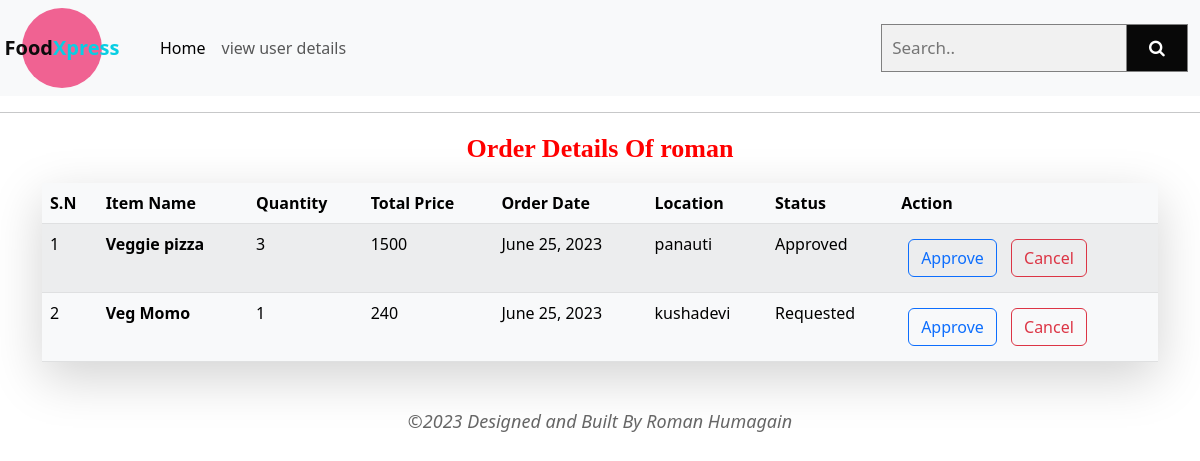
Screenshot of /recipe/userOrder/13/ with the database file from the repository.
### Customer/models.py (models this page shows, shortened)
class Order(models.Model):
    order_item = models.CharField(max_length=100)
    order_date = models.DateField(default=django.utils.timezone.now)
    user = models.ForeignKey(User, on_delete=models.CASCADE, null=True)
    recipe = models.ForeignKey(Recipe , on_delete=models.CASCADE , null=True)
    order_quantity = models.IntegerField()
    order_status = models.CharField(max_length=100, default="Requested")
    total_price = models.IntegerField()
    address = models.CharField(max_length=200, null=True)

### Food/views.py (the view)
# urls.py: path('userOrder/<int:uid>/', user_order , name='userOrder'),
def user_order(request , uid):
    user = User.objects.get(id = uid)
    order = Order.objects.filter(user = user)
    search = request.GET.get('search')
    if search:
        order = order.filter(order_item__icontains = search)
    context = {'orderData':order , 'user':user , 'uid':uid}
    if not order:
        context['error_message']='No order Items Found'
    return render(request , 'orderDetails.html' , context)

### Food/templates/orderDetails.html (shortened to what this page needs)
<!DOCTYPE html>
<html lang="en">
<head>
  <link href="https://cdn.jsdelivr.net/npm/bootstrap@5.3.0/dist/css/bootstrap.min.css" rel="stylesheet">
  <link rel="stylesheet" href="https://cdnjs.cloudflare.com/ajax/libs/font-awesome/4.7.0/css/font-awesome.min.css">
</head>
<body>
  <nav class="navbar navbar-expand-lg bg-body-tertiary">
    <div class="container-fluid">
      <div class="logo">
        <span class="logo-text">Food<span class="logo-highlight">Xpress</span></span>
      </div>
      <div class="collapse navbar-collapse" id="navbarSupportedContent">
        <ul class="navbar-nav me-auto mb-2 mb-lg-0" style="margin-left: 50px;">
          <li class="nav-item">
            <a class="nav-link active" aria-current="page" href="/recipe/userOrder/{{uid}}/">Home</a>
          </li>
          <li class="nav-item">
            <a class="nav-link" href="/recipe/table/">view user details</a>
          </li>
        </ul>
        <form class="example">
          <input type="text" placeholder="Search.." name="search">
          <button type="submit"><i class="fa fa-search"></i></button>
        </form>
      </div>
    </div>
  </nav>
  <hr>
  <div class="header"> <strong>Order Details Of {{user.username}}</strong></div>
  {% if not error_message %}
<div class="container">
  <table class="table table-hover table-light table-striped shadow-lg">
    <thead>
      <tr>
        <th scope="col"><div class="head">S.N</div></th>
        <th scope="col"><div class="head">Item Name</div></th>
        <th scope="col"><div class="head">Quantity</div></th>
        <th scope="col"><div class="head">Total Price </div></th>
        <th scope="col"><div class="head">Order Date</div></th>
        <th scope="col"><div class="head">Location</div></th>
        <th scope="col"><div class="head">Status</div></th>
        <th scope="col"><div class="head">Action</div></th>
      </tr>
    </thead>
    <tbody>
      {% for order in orderData %}
      <tr>
        <td>{{forloop.counter}}</td>
        <td><b>{{order.order_item}}</b></td>
        <td>{{order.order_quantity}}</td>
        <td>{{order.total_price}}</td>
        <td>{{order.order_date}}</td>
        <td>{{order.address}}</td>
        <td>{{order.order_status}}</td>
        <td><a href="/recipe/approval/{{order.id}}/" class="btn btn-outline-primary" style="margin: 7px;">Approve</a>
          <a href="/deleteOrder/{{order.id}}/" class="btn btn-outline-danger update-order-btn" style="margin-left: 3px;">Cancel</a></td>
        </tr>
        {% endfor %}
</tbody>
</table>
</div>
{% endif %}
  <footer>
    &copy;2023 Designed and Built By Roman Humagain
  </footer>
</body>
</html>

### Food/templates/orderDetails.html (style rules this page uses)
th .head { color:#0EF6CC ; color: black; }
.header { color: red; text-align: center; margin: 15px; font-family: 'Times New Roman', Times, serif; font-size: 26px; }
footer { font-size: 18px; font-style: italic; color: #666; text-align: center; padding: 30px; }
* { box-sizing: border-box; }
form.example input[type=text] { padding: 10px; font-size: 17px; border: 1px solid grey; float: left; width: 80%; background: #f1f1f1; }
form.example button { float: left; width: 20%; padding: 10px; background: #080808; color: white; font-size: 17px; border: 1px solid grey; border-left: none; cursor: pointer; }
form.example::after { content: ""; clear: both; display: table; }
.logo { margin-left: 10px; width: 80px; height: 80px; background-color: #f06292; border-radius: 50%; display: flex; align-items: center; justify-content: center; }
.logo-text { color: #0c0c0c; font-size: 20px; font-weight: bold; }
.logo-highlight { color: #09cee3; }

### rows the page displays
Order: order_item "Veggie pizza", order_quantity "3", total_price "1500", order_date "June 25, 2023", address "panauti", order_status "Approved"
Order: order_item "Veg Momo", order_quantity "1", total_price "240", order_date "June 25, 2023", address "kushadevi", order_status "Requested"

### other values shown
{{ user.username }} "roman"
